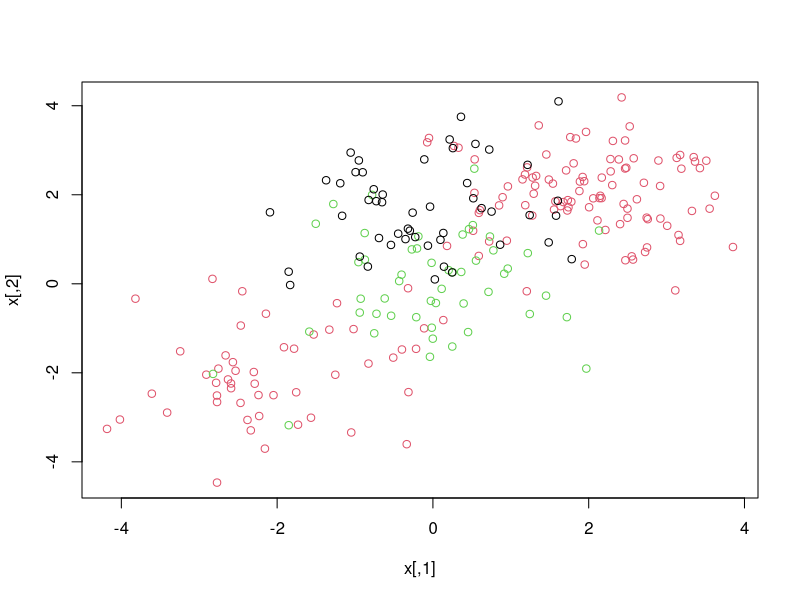
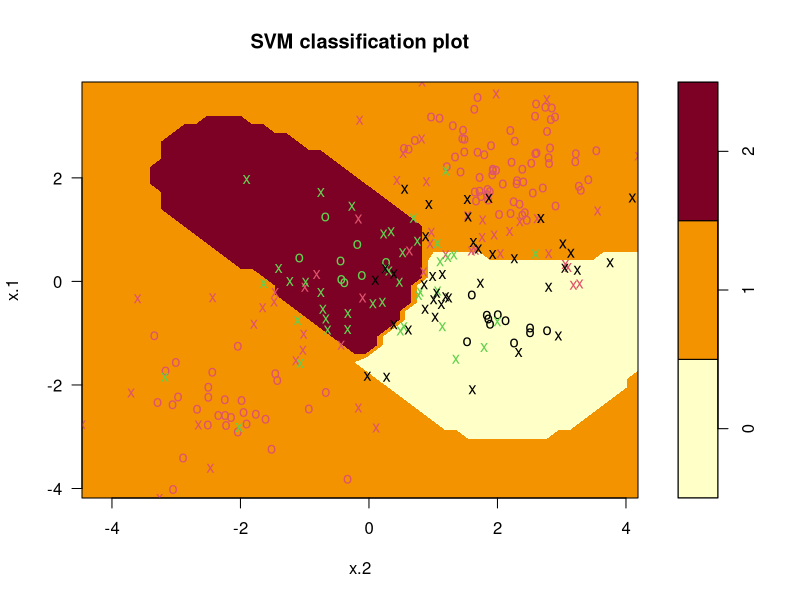

These charts were generated, in order, by the following R code:
## ---- chunk 1
library(e1071)
set.seed(101)
x=matrix(rnorm(200*2), ncol=2)
x[1:100,]=x[1:100,]+2
x[101:150,]=x[101:150,]-2
y=c(rep(1,150), rep(2,50), rep(0,50))
x=rbind(x, matrix(rnorm(50*2), ncol=2))
x[y==0,2]=x[y==0,2]+2
dat=data.frame(x=x, y=as.factor(y))
plot(x, col=y+1)
## ---- chunk 2
svmfit=svm(y~., data=dat, kernel="radial", cost=1, gamma=1)
plot(svmfit, dat)
